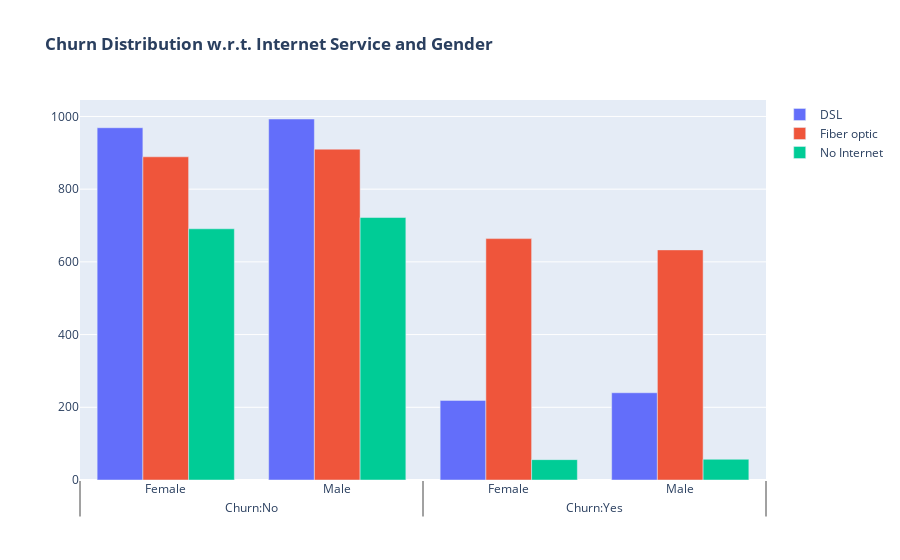

The code cell stored with this chart in its notebook:
### Code cell
fig = go.Figure()

fig.add_trace(go.Bar(
  x = [['Churn:No', 'Churn:No', 'Churn:Yes', 'Churn:Yes'],
       ["Female", "Male", "Female", "Male"]],
  y = [969, 993, 219, 240],
  name = 'DSL',
))

fig.add_trace(go.Bar(
  x = [['Churn:No', 'Churn:No', 'Churn:Yes', 'Churn:Yes'],
       ["Female", "Male", "Female", "Male"]],
  y = [889, 910, 664, 633],
  name = 'Fiber optic',
))

fig.add_trace(go.Bar(
  x = [['Churn:No', 'Churn:No', 'Churn:Yes', 'Churn:Yes'],
       ["Female", "Male", "Female", "Male"]],
  y = [691, 722, 56, 57],
  name = 'No Internet',
))

fig.update_layout(title_text="<b>Churn Distribution w.r.t. Internet Service and Gender</b>")

fig.show()

### Figure 1 — Plotly figure (JSON) as saved in the notebook; plotly's stock layout.template omitted (floating-point values rounded to 4 significant figures)
{"data": [{"name": "DSL", "type": "bar", "x": [["Churn:No", "Churn:No", "Churn:Yes", "Churn:Yes"], ["Female", "Male", "Female", "Male"]], "y": [969, 993, 219, 240]}, {"name": "Fiber optic", "type": "bar", "x": [["Churn:No", "Churn:No", "Churn:Yes", "Churn:Yes"], ["Female", "Male", "Female", "Male"]], "y": [889, 910, 664, 633]}, {"name": "No Internet", "type": "bar", "x": [["Churn:No", "Churn:No", "Churn:Yes", "Churn:Yes"], ["Female", "Male", "Female", "Male"]], "y": [691, 722, 56, 57]}], "layout": {"title": {"text": "<b>Churn Distribution w.r.t. Internet Service and Gender</b>"}}}
